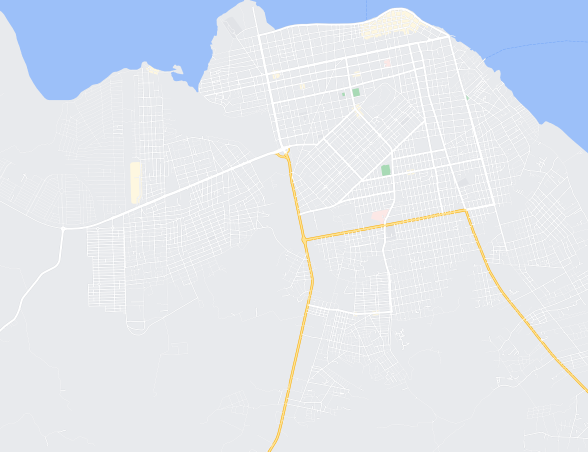
#> input picture testDataset/MapCropped.png, 1176 x 903 px (shown at 1/2 size)
$ jupyter execute dataPreparation.ipynb
#> lines starting #> are read from the running program, lines starting #| are printed output that depends on the picture
# Dados reais

[cell 1]
import matplotlib.pyplot as plt
days = [0,30,60,90,120,150,180,210,240,270,300,330,360,390,420,450,480,510,540,570,600,630,660,690]
SantarenzinhoOVT = [121.4237288136,48.3739130435,43.0833333333,33.5462184874,36.2966101695,57.4786324786,26.6890756303,18.2627118644,28.5916666667,52.4310344828,53.4117647059,38.7521367521,34.7333333333,16.218487395,11.1583333333,5.3781512605,3.756302521,12.1428571429,17.4358974359,24.6083333333,21.4957983193,7.7333333333,17.15,33.575]
JdSantaremOVT = [78.696969697,34.8782608696,55.5142857143,33.8376068376,50.4396551724,73.6016949153,38.5480769231,16.5546218487,32.3697478992,84.425,73.8319327731,49.25,40.0833333333,31.1596638655,18.9166666667,12.3361344538,7.5416666667,75.75,10.7583333333,11.3666666667,18.5966386555,18.4789915966,34.1848739496,30.7666666667]
RepublicaOVT = [56.4033613445,45.0341880342,36.8644067797,26.9663865546,48.6517857143,55.2672413793,25.8782608696,7.1355932203,38.225,44.4382022472,88.7457627119,43.6324786325,27.9827586207,46.275862069,35.2605042017,17.6554621849,18.8235294118,12.731092437,35.1176470588,25.1355932203,18.906779661,33.475,19.0916666667,52.1271186441]
plt.figure(figsize=(10, 6))
plt.plot(days,SantarenzinhoOVT,label='Santarenzinho')
plt.plot(days,JdSantaremOVT,label='Jd Santarem')
plt.plot(days,RepublicaOVT,label='Republica')
plt.legend(fontsize=18)
plt.xlabel("Days", fontsize=18)
plt.xticks(fontsize=16)
plt.yticks(fontsize=16)
plt.show()
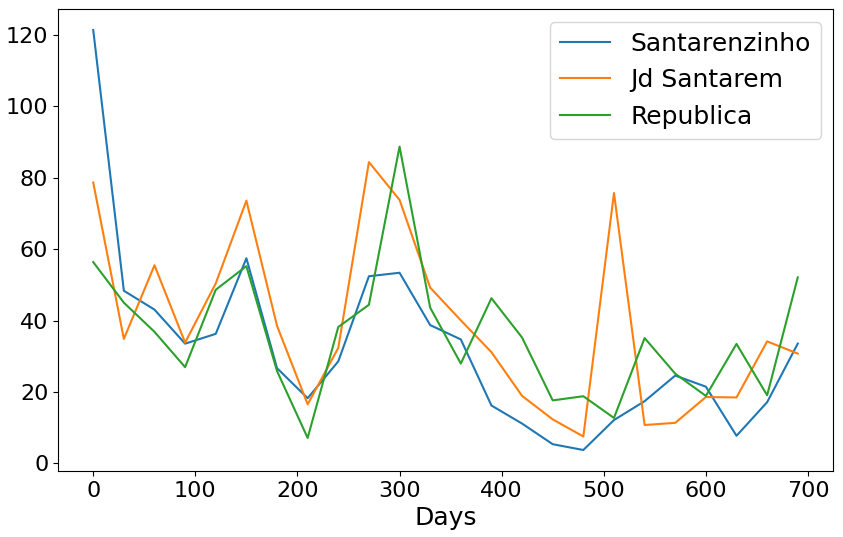
#> figure drawn by matplotlib, 1 panel; curve peaks at x = 0, y = 121.4; curve peaks at x = 270, y = 84.42; curve peaks at x = 300, y = 88.75

[cell 2]
import matplotlib.pyplot as plt
days = [0,30,60,90,120,150,180,210,240,270,300,330,360,390,420,450,480,510,540,570,600,630,660,690]
SantarenzinhoADT = [0.1265822785,0.1101694915,0.0794979079,0.0458333333,0.05,0.0125,0.025210084,0.0378151261,.025,0.0208333333,0.0958333333,0.0583333333,0.0808080808,0.0215053763,0,0.0101010101,0.0103092784,0.01,0.0101010101,0,0,0,0,0]
JdSantaremADT = [0.1298701299,0,0.05,0.0083333333,.025,0.0458333333,0.0083682008,0,0.0125,0.0327102804,0.0546218487,0.0210970464,0.06,.025,0,0,0.01,0,0,0,0,0,0,0]
RepublicaADT = [0.0801687764,0.0425531915,0.0292887029,0.0210084034,0.0791666667,.025,0.0085470085,0.0167364017,0.0595744681,0.0386266094,0.10041841,0.0504201681,0.12,0.037037037,0.0309278351,0.0101010101,0,0,0.0101010101,0,0,0,0.0202020202,0]
plt.figure(figsize=(10, 6))
plt.plot(days,SantarenzinhoADT,label='Santarenzinho')
plt.plot(days,JdSantaremADT,label='Jd Santarem')
plt.plot(days,RepublicaADT,label='Republica')
plt.legend(fontsize=18)
plt.xlabel("Days", fontsize=18)
plt.xticks(fontsize=16)
plt.yticks(fontsize=16)
plt.show()
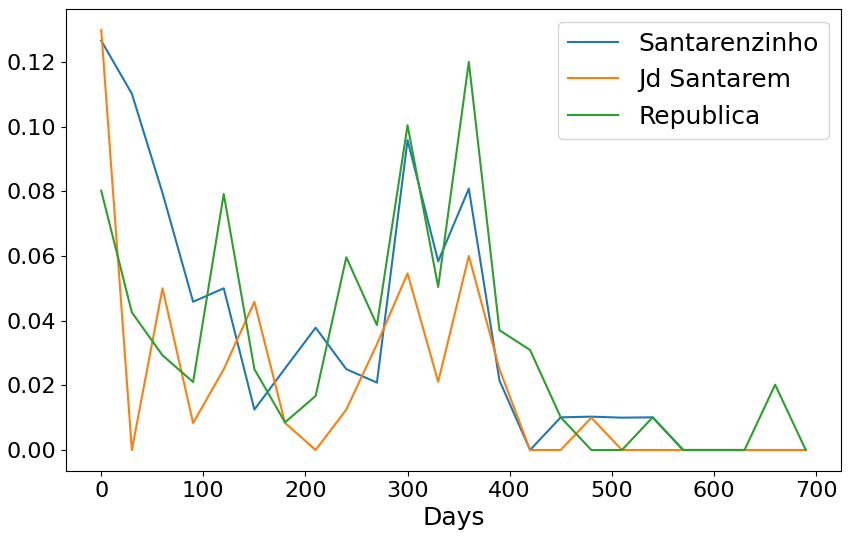
#> figure drawn by matplotlib, 1 panel; curve peaks at x = 0, y = 0.127; curve peaks at x = 0, y = 0.13; curve peaks at x = 360, y = 0.12

# Equilibrios dia a dia

## Proporções

### Funções de contagem de pixels:

[cell 3]
from shapely.geometry import Point
from shapely.geometry.polygon import Polygon
import math as m
COLORSmap = (
    (156, 192, 249), #water
    (250, 250, 250), #street
    (232, 234, 237), #house
    (253, 226, 147), #main street
    (168,218,181), #parks
    (254,247,224), #also houses
    (252,232,230), #also houses
)

def closest_color_map(rgb):
    r, g, b = rgb
    color_diffs = []
    for color in COLORSmap:
        cr, cg, cb = color
        color_diff = m.sqrt((r - cr)**2 + (g - cg)**2 + (b - cb)**2)
        color_diffs.append((color_diff, color))
    return min(color_diffs)[1]


def isGreen(rgb,mapColor):
    r, g, b = rgb
    if g>r and g>b: #green tone
        if closest_color_map(mapColor) != (156, 192, 249): #is not water
            return True
    return False

def getVectorFromRGBPoints(rgbPointsMap,rgbPointsSat):
    numPoints = len(rgbPointsMap)
    parks = 0
    streets = 0
    water = 0
    for pointSat,pointMap in zip(rgbPointsSat,rgbPointsMap):
        print(pointSat,pointMap)
        if closest_color_map(pointMap) in [(250, 250, 250),(253, 226, 147)]:
            #print(pointMap,'street')
            streets+=1
        elif isGreen(pointSat,pointMap):
            #print(pointMap,'park')
            parks+=1
        elif closest_color_map(pointMap) == (156, 192, 249):
            #print(pointMap,'water')
            water+=1
    houses = numPoints - parks - streets - water
    return [water,parks,streets,houses]#agua,parque, rua, casa

def getVectorFromRegion(mapC,mapS,region):

    dims = mapC.size
    xSize = dims[0]
    ySize = dims[1]

    rgbPointsMap = []
    rgbPointsSat = []
    polygon = Polygon(region)
    #get max x from region
    maxX = int(np.floor(max([x for x,y in region])))
    minX = int(np.floor(min([x for x,y in region])))
    maxY = int(np.ceil(max([y for x,y in region])))
    minY = int(np.ceil(min([y for x,y in region])))
    for x in range(minX,maxX):
        for y in range(minY,maxY):
            point = Point(x,y)
            if polygon.contains(point):
                rgbPointsMap.append(mapC.getpixel((x,y))[0:3])
                rgbPointsSat.append(mapS.getpixel((x,y))[0:3])

    return getVectorFromRGBPoints(rgbPointsMap,rgbPointsSat)

### Definição dos elementos:

[cell 4]
from PIL import Image
import numpy as np
import matplotlib.pyplot as plt
#Atualizar tamanho aqui:
TAM = 40
#800x800m

mapC = Image.open("MapCropped.png")
#> mapC is the input picture: PIL image 1176x903 RGBA; mean R, G, B, A 224, 229.8, 238.4, 255
mapS = Image.open("SatelCropped.png")
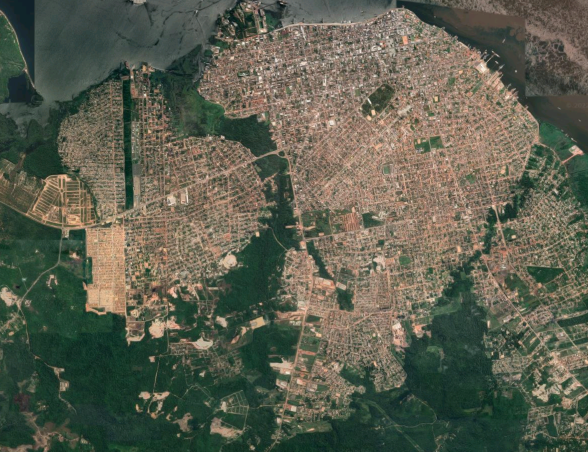
#> input picture testDataset/SatelCropped.png, 1176 x 903 px (shown at 1/2 size)
#> mapS is the input picture: PIL image 1176x903 RGBA; mean R, G, B, A 92.6, 95, 79.4, 255
dims = mapC.size
#> dims = (1176, 903)
xSize = dims[0]
#> xSize = 1176
ySize = dims[1]
#> ySize = 903
points = [[340, 440], [623, 614], [616, 251]] #Santarenzinho,JdSantarem,Republica
regions = []
plt.imshow(mapC)
plt.scatter([a[0] for a in points],[a[1] for a in points],c='r')
for p in points:
    region = [[p[0]-TAM,p[1]-TAM],[p[0]+TAM,p[1]-TAM],[p[0]+TAM,p[1]+TAM],[p[0]-TAM,p[1]+TAM]]
    xs = [
        a[0] for a in region] + [region[0][0]]
    ys = [a[1] for a in region] + [region[0][1]]
    plt.plot(xs,ys)
    regions.append(region)
plt.show()
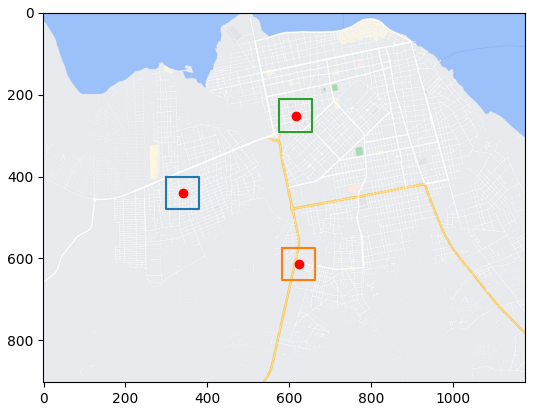
#> figure drawn by matplotlib, 1 panel

### Contagem:

[cell 5]
proportions = []
for r in regions:
    print(r)
    proportions.append(getVectorFromRegion(mapC,mapS,r))
#> after the loop, proportions = [[0, 154, 1369, 4718], [0, 613, 1153, 4475], [0, 64, 1435, 4742]]

[cell 6]
proportions
#> Out has the same summary as proportions

[cell 7]
proportions[0]  = proportions[0]/np.sum(proportions[0])
proportions[1]  = proportions[1]/np.sum(proportions[1])
proportions[2]  = proportions[2]/np.sum(proportions[2])
proportions #agua,parque,rua,casa
#> Out = [[0, 0.0247, 0.219, 0.756], [0, 0.0982, 0.185, 0.717], [0, 0.0103, 0.23, 0.76]]

[cell 8]
#Proporções (agua,parque, rua, casa):
santarenzinho = proportions[0] #gerar esses valores por contagem
#> santarenzinho = [0, 0.0247, 0.219, 0.756]
jdSantarem = proportions[1]
#> jdSantarem = [0, 0.0982, 0.185, 0.717]
republica = proportions[2]
#> republica = [0, 0.0103, 0.23, 0.76]
matProporcoes = np.matrix([santarenzinho,jdSantarem,republica])
#> matProporcoes has the same summary as Out

[cell 9]
matProporcoes

[cell 10]
from scipy import optimize
from scipy import stats

## Fase ovo

[cell 11]
O_parque, O_rua, O_agua, O_casa = [],[],[],[]
for t in range(len(SantarenzinhoOVT)):
    vetOvo = [SantarenzinhoOVT[t],JdSantaremOVT[t],RepublicaOVT[t]]
    def f(x):
        return np.linalg.norm(matProporcoes@x - vetOvo)
    result = optimize.minimize(f, [0,0,0,0], bounds=[(0,None),(0,None),(0,None),(0,None)])
    print(result.x,result.fun)
    O_agua.append(result.x[0])
    O_parque.append(result.x[1])
    O_rua.append(result.x[2])
    O_casa.append(result.x[3])
#> after the loop, O_agua = [0, 0, 0, 0, 0, 0, 0, 0, 0, 0, 0, 0, 0, 0, 0, 0, 0, 0, 0, 0, 0, 0, 0, 0]; O_casa = [112.8, 0, 47.45, 37.92, 7.3, 44.8, 0, 14.52, 0, 52.89, 0, 0, 37.97, 0, 0, 0, 0, 0, 0, 0, 26.28, 0, 0, 0]; O_parque = [36.72, 0, 221.7, 72.81, 130.2, 272.1, 200.3, 71.69, 44.71, 474.6, 130.3, 174.6, 135.3, 20, 0, 15.46, 0, 759.6, 0, 0, 0, 0, 222.9, 0]; O_rua = [0, 202.9, 0, 0, 160.4, 78.99, 101.6, 0, 147.2, 0, 313.7, 171, 0, 143.8, 104, 52.68, 48.44, 0, 102.8, 98.27, 0.512, 94.79, 64.31, 185.3]

[cell 12]
O_parque = np.array(O_parque)
#> O_parque = 24 values, max 759.6 at index 17, min 0 at index 1, mean 124.3
O_rua = np.array(O_rua)
#> O_rua = 24 values, max 313.7 at index 10, min 0 at index 0, mean 86.28
O_agua = np.array(O_agua)
#> O_agua = 24 values from 0 to 0
O_casa = np.array(O_casa)
#> O_casa = 24 values, max 112.8 at index 0, min 0 at index 1, mean 15.91

plt.figure(figsize=(10, 6))
plt.plot(days, O_casa, label="house", linewidth=2)
plt.plot(days, O_rua, label="street", linewidth=2)
plt.plot(days, O_agua, label="water", linewidth=2)
plt.plot(days, O_parque, label="park", linewidth=2)
plt.legend(fontsize=18)
plt.xlabel("Days", fontsize=18)
plt.xticks(fontsize=16)
plt.yticks(fontsize=16)
plt.show()
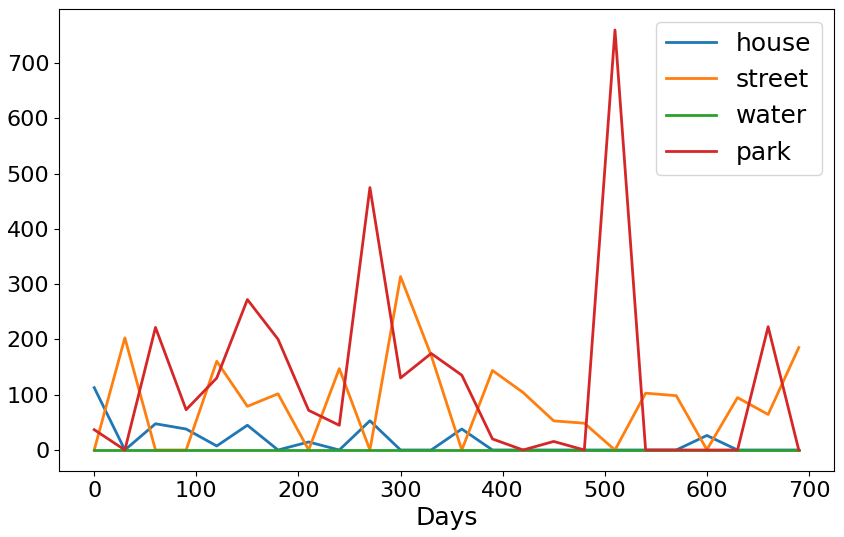
#> figure drawn by matplotlib, 1 panel; curve peaks at x = 0, y = 112.8; curve peaks at x = 300, y = 313.7

# Fase adulta

[cell 13]
ADT_parque, ADT_rua, ADT_agua, ADT_casa = [],[],[],[]
for t in range(len(SantarenzinhoADT)):
    vetAdt = [SantarenzinhoADT[t],JdSantaremADT[t],RepublicaADT[t]]
    def f(x):
        return np.linalg.norm(matProporcoes@x - vetAdt)
    result = optimize.minimize(f, [0,0,0,0], bounds=[(0,None),(0,None),(0,None),(0,None)])
    print(result.x,result.fun)
    ADT_agua.append(result.x[0])
    ADT_parque.append(result.x[1])
    ADT_rua.append(result.x[2])
    ADT_casa.append(result.x[3])
#> after the loop, ADT_agua = [0, 0, 0, 0, 0, 0, 0, 0, 0, 0, 0, 0, 0, 0, 0, 0, 0, 0, 0, 0, 0, 0, 0, 0]; ADT_casa = [0.124, 0, 0.0675, 0, 0, 0.00904, 0, 0, 0, 0, 0, 0, 0, 0, 0, 0, 0.00449, 0.000157, 0, 0, 0, 0, 0, 0]; ADT_parque = [0.457, 0, 0.0609, 0, 0, 0.332, 0, 0, 0, 0.0712, 0, 0, 0, 0, 0, 0, 0.0773, 0, 0, 0, 0, 0, 0, 0]; ADT_rua = [0, 0.251, 0, 0.122, 0.25, 0.03, 0.0669, 0.0899, 0.159, 0.131, 0.401, 0.209, 0.417, 0.132, 0.0526, 0.0336, 0, 0.0157, 0.0336, 0, 0, 0, 0.0344, 0]

[cell 14]
plt.figure(figsize=(10, 6))
plt.plot(days, ADT_casa, label="house", linewidth=2)
plt.plot(days, ADT_rua, label="street", linewidth=2)
plt.plot(days, ADT_agua, label="water", linewidth=2)
plt.plot(days, ADT_parque, label="park", linewidth=2)
plt.legend(fontsize=18)
plt.xlabel("Days", fontsize=18)
plt.xticks(fontsize=16)
plt.yticks(fontsize=16)
plt.show()
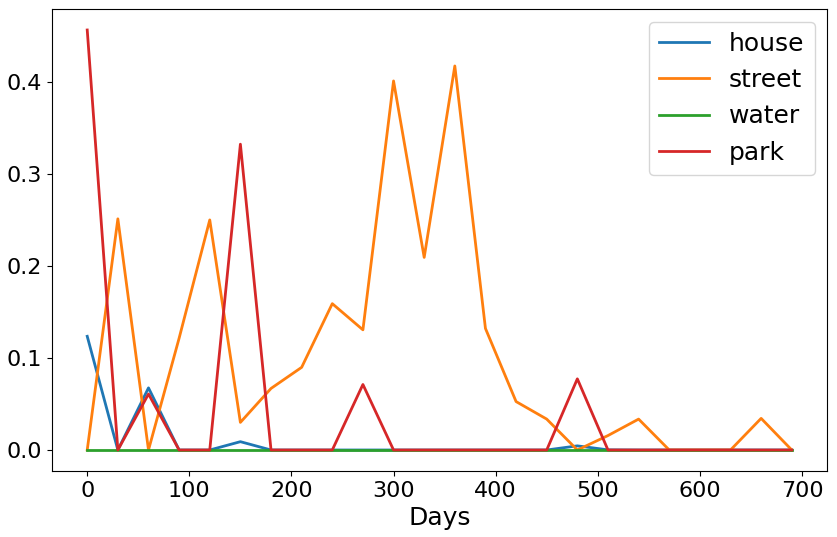
#> figure drawn by matplotlib, 1 panel; curve peaks at x = 0, y = 0.124; curve peaks at x = 360, y = 0.417

## Teste resultado

[cell 15]
SantarenzinhoADTR = np.zeros(len(SantarenzinhoADT))
JdSantaremADTR = np.zeros(len(SantarenzinhoADT))
RepublicaADTR =np.zeros(len(SantarenzinhoADT))
for t in range(len(SantarenzinhoADT)):
    R = matProporcoes@[ADT_agua[t],ADT_parque[t],ADT_rua[t],ADT_casa[t]]
    SantarenzinhoADTR[t],JdSantaremADTR[t],RepublicaADTR[t] = R[0,0] , R[0,1], R[0,2]
#> this loop made 24 passes
#> R on passes 1 to 12: [[0.105, 0.133, 0.0986]], [[0.0551, 0.0464, 0.0578]], [[0.0526, 0.0544, 0.0519]], [[0.0267, 0.0225, 0.0279]], [[0.0549, 0.0462, 0.0575]], [[0.0216, 0.0447, 0.0172]], [[0.0147, 0.0124, 0.0154]], [[0.0197, 0.0166, 0.0207]], [[0.0349, 0.0294, 0.0366]], [[0.0304, 0.0311, 0.0308]], [[0.088, 0.0741, 0.0922]], [[0.0459, 0.0387, 0.0481]]
#> after the loop, JdSantaremADTR = 24 values, max 0.133 at index 0, min 0 at index 19, mean 0.0289; RepublicaADTR = 24 values, max 0.0986 at index 0, min 0 at index 19, mean 0.0302; SantarenzinhoADTR = 24 values, max 0.105 at index 0, min 0 at index 19, mean 0.0297
plt.plot(days,SantarenzinhoADTR,label='Santarenzinho')
plt.plot(days,JdSantaremADTR,label='JdSantarem')
plt.plot(days,RepublicaADTR,label='Republica')
plt.legend()
plt.show()
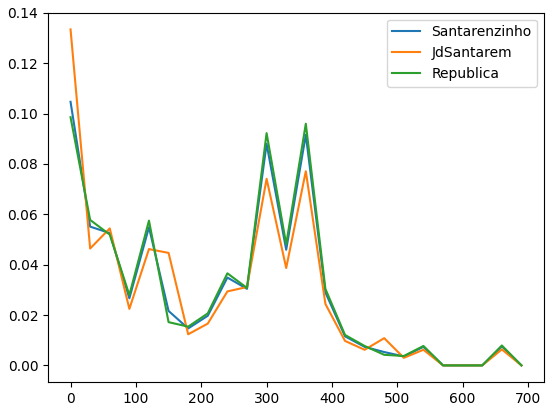
#> figure drawn by matplotlib, 1 panel; curve peaks at x = 0, y = 0.105; curve peaks at x = 0, y = 0.133; curve peaks at x = 0, y = 0.0986

[cell 16]
SantarenzinhoOR = np.zeros(len(SantarenzinhoOVT))
JdSantaremOR = np.zeros(len(SantarenzinhoOVT))
RepublicaOR =np.zeros(len(SantarenzinhoOVT))
for t in range(len(SantarenzinhoOVT)):
    R = matProporcoes@[O_agua[t],O_parque[t],O_rua[t],O_casa[t]]
    SantarenzinhoOR[t],JdSantaremOR[t],RepublicaOR[t] = R[0,0] , R[0,1], R[0,2]
#> this loop made 24 passes
#> R on passes 1 to 12: [[86.15, 84.46, 86.06]], [[44.5, 37.48, 46.64]], [[41.34, 55.8, 38.33]], [[30.46, 34.34, 29.56]], [[43.93, 47.67, 43.77]], [[57.91, 73.45, 54.99]], [[27.24, 38.46, 25.43]], [[12.75, 17.46, 11.77]], [[33.38, 31.58, 34.29]], [[51.7, 84.55, 45.06]], [[72.03, 70.75, 73.46]], [[41.82, 48.74, 41.11]]
#> after the loop, JdSantaremOR = 24 values, max 84.55 at index 9, min 8.95 at index 16, mean 39.56; RepublicaOR = 24 values, max 86.06 at index 0, min 7.79 at index 17, mean 33.2; SantarenzinhoOR = 24 values, max 86.15 at index 0, min 10.63 at index 16, mean 34.02
plt.plot(days,SantarenzinhoOR,label='Santarenzinho')
plt.plot(days,JdSantaremOR,label='JdSantarem')
plt.plot(days,RepublicaOR,label='Republica')
plt.legend()
plt.show()
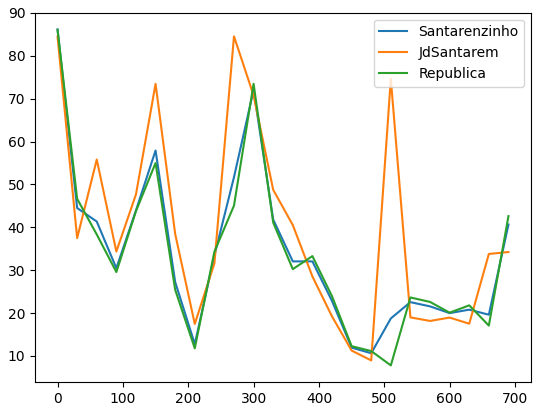
#> figure drawn by matplotlib, 1 panel; curve peaks at x = 0, y = 86.15; curve peaks at x = 270, y = 84.55; curve peaks at x = 0, y = 86.06

[cell 17]
from scipy.stats import pearsonr
print("OVT:")
print("Santarenzinho:",pearsonr(SantarenzinhoOR,SantarenzinhoOVT)[0])
print("JdSantarem:",pearsonr(JdSantaremOR,JdSantaremOVT)[0])
print("Republica:",pearsonr(RepublicaOR,RepublicaOVT)[0])
print("ADT:")

print("Santarenzinho:",pearsonr(SantarenzinhoADTR,SantarenzinhoADT)[0])
print("JdSantarem:",pearsonr(JdSantaremADTR,JdSantaremADT)[0])
print("Republica:",pearsonr(RepublicaADTR,RepublicaADT)[0])

[cell 18]
import readHistData as hist
temperatures = [hist.temperature(t) for t in days]
#> temperatures = [29.55, 28.27, 28.46, 27.54, 28.52, 29.94, 31.71, 33.14, 32.19, 30.43, 29.39, 28.19, 28.36, 28.42, 28.64, 29.63, 29.02, 30.32, 30.19, 30.37, 29.8, 30.78, 29.21, 28.31]
pluviosities = [hist.pluviosity(t) for t in days]
#> pluviosities = [46.5, 169, 84.3, 73.1, 9, 25.4, 5.5, 0, 20, 63.2, 17.5, 133.7, 100.9, 128.3, 41.6, 33.6, 13.6, 17.1, 13.9, 4.2, 0.7, 0, 28.4, 26.2]
plt.plot(days,temperatures,label='Temperature')
plt.show()
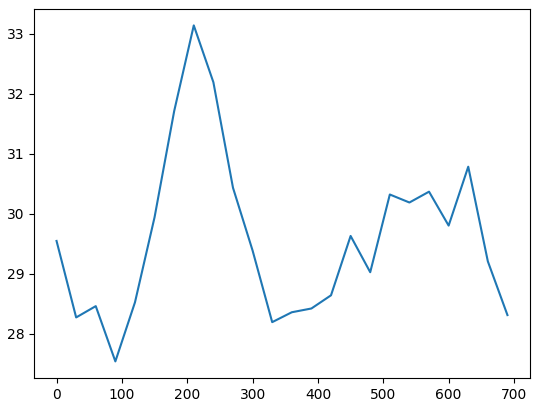
#> figure drawn by matplotlib, 1 panel; curve peaks at x = 210, y = 33.14
plt.plot(days,pluviosities,label='Pluviosity')
plt.show()
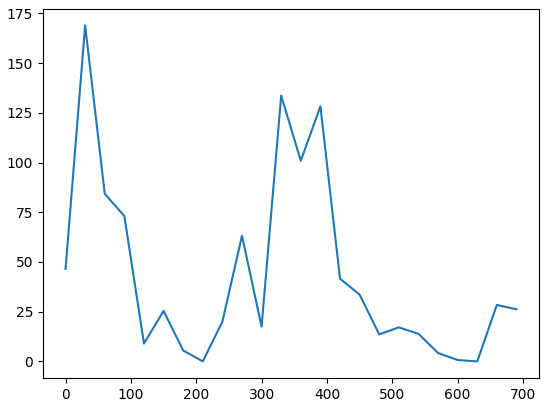
#> figure drawn by matplotlib, 1 panel; curve peaks at x = 30, y = 169

[cell 19]
#save Day, OVT_house, OVT_park, OVT_street, ADT_house, ADT_park, ADT_street, Temperature, Pluviosity to dataNew.csv
import pandas as pd
import readHistData as hist
data = {
    "Day": days,
    "OVT_house": O_casa,
    "OVT_park": O_parque,
    "OVT_street": O_rua,
    "ADT_house": ADT_casa,
    "ADT_park": ADT_parque,
    "ADT_street": ADT_rua,
    # Assuming Temperature and Pluviosity are defined elsewhere
    "Temperature": [hist.temperature(t) for t in days],  # Example temperature data
    "Pluviosity": [hist.pluviosity(t) for t in days]  # Example pluviosity data
}
df = pd.DataFrame(data)
#> df = table of 24 rows and 9 columns
df.to_csv("dataNew.csv", index=False)
